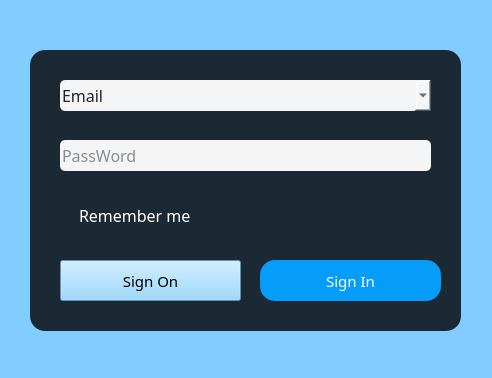
<?xml version="1.0" encoding="UTF-8"?>
<ui version="4.0">
 <class>SignIn</class>
 <widget class="QWidget" name="SignIn">
  <property name="geometry">
   <rect>
    <x>0</x>
    <y>0</y>
    <width>492</width>
    <height>378</height>
   </rect>
  </property>
  <property name="minimumSize">
   <size>
    <width>492</width>
    <height>378</height>
   </size>
  </property>
  <property name="maximumSize">
   <size>
    <width>492</width>
    <height>378</height>
   </size>
  </property>
  <property name="windowTitle">
   <string>Form</string>
  </property>
  <property name="styleSheet">
   <string notr="true">*{
	background:rgb(129, 205, 255);
	font-size:15px;
	font-family:Century Gothic,sans-serif;
}</string>
  </property>
  <widget class="QFrame" name="frame">
   <property name="geometry">
    <rect>
     <x>30</x>
     <y>50</y>
     <width>431</width>
     <height>281</height>
    </rect>
   </property>
   <property name="styleSheet">
    <string notr="true">QFrame{
	background:rgba(0,0,0,0.8);
	border-radius:15px;
}</string>
   </property>
   <property name="frameShape">
    <enum>QFrame::StyledPanel</enum>
   </property>
   <property name="frameShadow">
    <enum>QFrame::Raised</enum>
   </property>
   <widget class="QCheckBox" name="checkBox">
    <property name="geometry">
     <rect>
      <x>30</x>
      <y>150</y>
      <width>151</width>
      <height>31</height>
     </rect>
    </property>
    <property name="styleSheet">
     <string notr="true">QCheckBox{
	background-color: rgb(85,17,255,0);
	color:white;
	font-size:16px;
}</string>
    </property>
    <property name="text">
     <string>Remember me</string>
    </property>
   </widget>
   <widget class="QPushButton" name="SignonBt">
    <property name="geometry">
     <rect>
      <x>30</x>
      <y>210</y>
      <width>181</width>
      <height>41</height>
     </rect>
    </property>
    <property name="styleSheet">
     <string notr="true">QPushButton{
	background:#069cfa;
	color:#fff;
	border-radius:15px;
	font: 87 11pt &quot;Arial Black&quot;;
}

QPushButton:pressed{
background-color:rgb(85, 255, 127);
border-style:inset;
}

font: 87 11pt &quot;Arial Black&quot;;</string>
    </property>
    <property name="text">
     <string>Sign On</string>
    </property>
   </widget>
   <widget class="QPushButton" name="SigninBt">
    <property name="geometry">
     <rect>
      <x>230</x>
      <y>210</y>
      <width>181</width>
      <height>41</height>
     </rect>
    </property>
    <property name="styleSheet">
     <string notr="true">QPushButton{
	background:#069cfa;
	color:#fff;
	border-radius:15px;
	font: 87 11pt &quot;Arial Black&quot;;
}

QPushButton:pressed{
background-color:rgb(255, 170, 127);
border-style:inset;
}
</string>
    </property>
    <property name="text">
     <string>Sign In</string>
    </property>
   </widget>
   <widget class="QLineEdit" name="pswdEdit">
    <property name="geometry">
     <rect>
      <x>30</x>
      <y>90</y>
      <width>371</width>
      <height>31</height>
     </rect>
    </property>
    <property name="styleSheet">
     <string notr="true">QLineEdit{
	color:rgb(25, 37, 44);
	background-color:rgb(245, 245, 245);
	font-size:16px;
	border-style:outset;
	border-radius:5px;
}</string>
    </property>
    <property name="echoMode">
     <enum>QLineEdit::Password</enum>
    </property>
    <property name="placeholderText">
     <string>PassWord</string>
    </property>
   </widget>
   <widget class="QComboBox" name="userEdit">
    <property name="geometry">
     <rect>
      <x>30</x>
      <y>30</y>
      <width>371</width>
      <height>31</height>
     </rect>
    </property>
    <property name="styleSheet">
     <string notr="true">QComboBox{
	color:rgb(25, 37, 44);
	background-color:rgb(245, 245, 245);
	font-size:16px;
	border-style:outset;
	border-radius:5px;
}</string>
    </property>
    <property name="editable">
     <bool>true</bool>
    </property>
    <property name="currentText">
     <string>Email</string>
    </property>
   </widget>
   <zorder>checkBox</zorder>
   <zorder>SignonBt</zorder>
   <zorder>pswdEdit</zorder>
   <zorder>SigninBt</zorder>
   <zorder>userEdit</zorder>
  </widget>
 </widget>
 <resources/>
 <connections/>
</ui>
